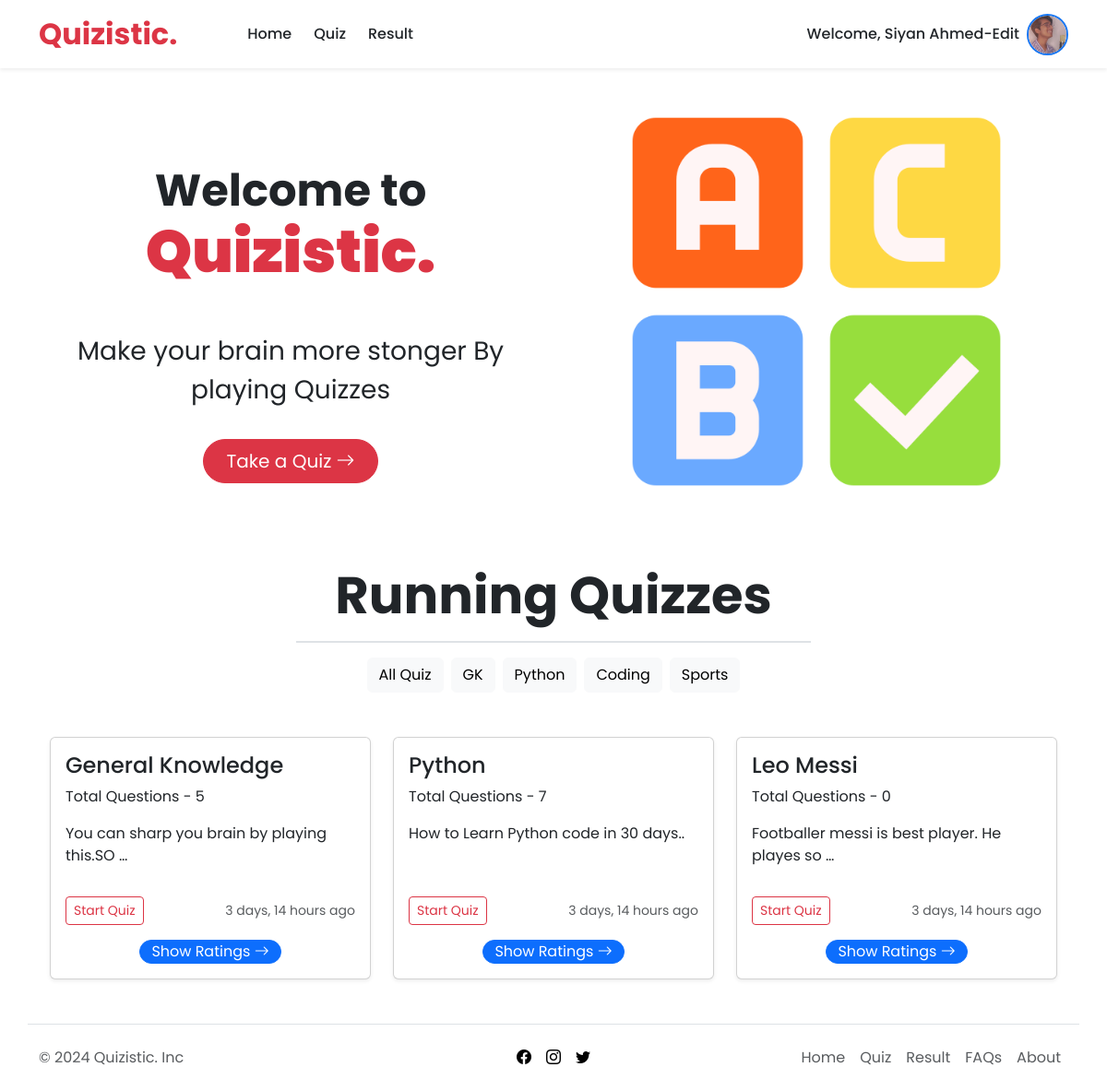
Screenshot of / (signed in) with the database file from the repository.
### account/models.py (models this page shows, shortened)
class UserProfile(models.Model):
    user = models.OneToOneField(User, related_name='account', on_delete=models.CASCADE)
    profile_image = models.ImageField(upload_to='account/media/uploads/',default='account/media/uploads/user.png', blank = True, null = True)

### category/models.py (models this page shows, shortened)
class Category(models.Model):
    name = models.CharField(max_length=25)
    slug = models.SlugField(max_length=25,unique=True, null=True, blank=True)

### quiz/models.py (models this page shows, shortened)
class Quiz(models.Model):
    title = models.CharField(max_length=250)
    description = models.TextField()
    category = models.ForeignKey(Category, on_delete = models.CASCADE)
    created_at = models.DateTimeField(auto_now_add=True)
    updated_at = models.DateTimeField(auto_now=True)

### Quizistic/views.py (the view)
# urls.py: 2. Add a URL to urlpatterns:  path('', views.home, name='home')
def home (request,category_slug=None):
    quizzes = Quiz.objects.order_by('-created_at')
    categories = Category.objects.all()
    if category_slug is not None:
        category = Category.objects.get(slug = category_slug)
        quizzes = Quiz.objects.filter(category = category)
    categories = Category.objects.all()
    context ={"quizzes":quizzes, "categories":categories}
    return render(request,'home.html',context)

### templates/home.html
{% extends 'base.html' %}
{% load static %}
{% block content %}
<div class="row align-items-center  my-5">
    <div class="col-12 col-md-6 order-2 order-md-1 text-center">
        <h2 class="fw-bolder display-5 mt-5">Welcome to <span class="text-danger display-3 fw-bolder ">Quizistic.</span>
        </h2>
        <div class="mt-5">
            <p class="fs-3 ">Make your brain more stonger By playing Quizzes</p>
            {% if user.is_authenticated %}
            <a href="{% url 'all_quiz' %}" class="btn btn-danger rounded-pill fs-5  px-4 py-2 mt-3">Take a Quiz <i
                    class="bi bi-arrow-right"></i></a>
            {% else %}
            <a href="{% url 'login' %}" class="btn btn-danger rounded-pill fs-5  px-4 py-2 mt-3">Take a Quiz <i
                    class="bi bi-arrow-right "></i></a>
            {% endif %}
        </div>
    </div>
    <div class="col-12 col-md-6 d-flex order-1 order-md-2 justify-content-center">
        <img src="{% static 'images/answer.png' %}" class="w-75" alt="Answer Picture">
    </div>
</div>
<section class="my-5">
    <div class="d-flex justify-content-center ">
        <h1 class="display-4 fw-bold border-bottom  border-2 text-center my-3 w-50 py-3">Running Quizzes</h1>
    </div>
    <div class="container">
        <div class="d-flex flex-wrap gap-2 justify-content-center ">
            <a href="{% url 'home' %}" class="btn btn-light ">All Quiz</a>
            {% for cat in categories %}
            <a href="{% url 'home_cat' cat.slug %}" class="btn btn-light ">{{cat.name}}</a>
            {% endfor %}
        </div>
    </div>
    <div class="container mt-5">
        {% if quizzes|length > 0 %}
        <div class="row row-cols-1 row-cols-sm-1 row-cols-md-2 row-cols-lg-3 gy-3">
            {% for quiz in quizzes %}
            <div class="col">
                <div class=" card shadow-sm px-0 h-100">
                    <div class="card-body">
                        <h4>{{quiz.title}}</h4>
                        <p class="card-text">Total Questions - {{quiz.question_set.count}}</p>
                        <p class="card-text">{{quiz.description | truncatewords:8}}</p>
                    </div>
                    <div class="card-footer bg-transparent border-0 my-2">
                        <div class="d-flex justify-content-between align-items-center">
                            <div class="btn-group">
                                {% if user.is_authenticated %}
                                <a href="{% url 'question' quiz.id %}" type="button"
                                    class="btn btn-sm btn-outline-danger">Start
                                    Quiz</a>
                                {% else %}
                                <a href="{% url 'login' %}" type="button" class="btn btn-sm btn-outline-danger">Start
                                    Quiz</a>
                                {% endif %}
                            </div>
                            <small class="text-body-secondary">{{quiz.created_at | timesince}} ago</small>
                        </div>
                        <div class="d-flex justify-content-center mt-3">
                            <a href="{% url 'ratings' quiz.id %}"
                                class="text-white mx-auto btn btn-primary rounded-pill py-0  text-decoration-none">
                                Show Ratings <i class="bi bi-arrow-right"></i>
                            </a>
                        </div>
                    </div>
                </div>
            </div>
            {% endfor %}
        </div>
        {% else %}
        <h3 class="text-danger fw-bolder text-center">There is no Quiz available for this Category.</h3>
        {% endif %}
    </div>
</section>
{% endblock %}

### templates/navbar.html (shortened to what this page needs)
{% load static %}
<nav class="navbar navbar-expand-lg shadow-sm ">
    <div class=" container ">
        <a class="navbar-brand text-danger fw-bolder fs-2" href="{% url 'home' %}">Quizistic.</a>
        <div class="collapse navbar-collapse gap-2 " id="navbarNavAltMarkup">
            <div class="navbar-nav  ps-lg-5 item-nav ">
                <a class="btn  btn-outline-dark rounded-0 border-0  fw-medium" aria-current="page"
                    href="{% url 'home' %}">Home</a>
                {% if user.is_authenticated %}
                <a class="btn  btn-outline-dark rounded-0 border-0  fw-medium" aria-current="page"
                    href="{% url 'all_quiz' %}">Quiz</a>
                <a class="btn  btn-outline-dark rounded-0 border-0  fw-medium" aria-current="page"
                    href="{% url 'result' %}">Result</a>
                {% endif %}
            </div>
            <div class="navbar-nav  item-nav gap-2 ms-lg-auto 2 align-items-center ">
                {% if user.is_authenticated %}
                <div class="fw-medium ">Welcome, {{ request.user.first_name }} {{ request.user.last_name }} </div>
                <div class="btn-group dropstart" data-bs-hover="dropdown">
                    <button type=" button" class="btn px-0 border-0 rounded-0" data-bs-toggle="dropdown">
                        {% if user.account.profile_image and user.account.profile_image.url %}
                        <img src="{{ user.account.profile_image.url }}" class="profile-pic" alt="Profile Pic"
                            style="border-radius: 50%; height: 45px; width: 45px; object-fit: cover; object-position: 50% 20%; border: 2px solid #1877f2;">
                        {% else %}
                        <img src="{% static 'images/default.png' %}" class="profile-pic" alt="Default Profile Pic"
                            style="border-radius: 50%; height: 45px; width: 45px; object-fit: cover; object-position: 50% 20%; border: 2px solid #1877f2;">
                        {% endif %}
                    </button>
                </div>
                {% else%}
                <a href=" {% url 'register' %}" class="btn btn-outline-danger rounded-0">Sign Up</a>
                <a href="{% url 'login' %}" class="btn btn-danger rounded-0">Login</a>
                {% endif %}
            </div>
        </div>
    </div>
</nav>

### static/css/style.css (style rules this page uses)
body { font-family: poppins; }
.profile-pic { width: 50px; height: 50px; border-radius: 50%; }

### rows the page displays
Category: name "GK"
Category: name "Python"
Category: name "Coding"
Category: name "Sports"
Quiz: title "General Knowledge", question_set.count "5", description "You can sharp you brain by playing this.SO …", created_at "3 days, 14 hours"
Quiz: title "Python", question_set.count "7", description "How to Learn Python code in 30 days..", created_at "3 days, 14 hours"
Quiz: title "Leo Messi", question_set.count "0", description "Footballer messi is best player. He playes so …", created_at "3 days, 14 hours"

### other values shown
{{ request.user.first_name }} "Siyan"
{{ request.user.last_name }} "Ahmed-Edit"
